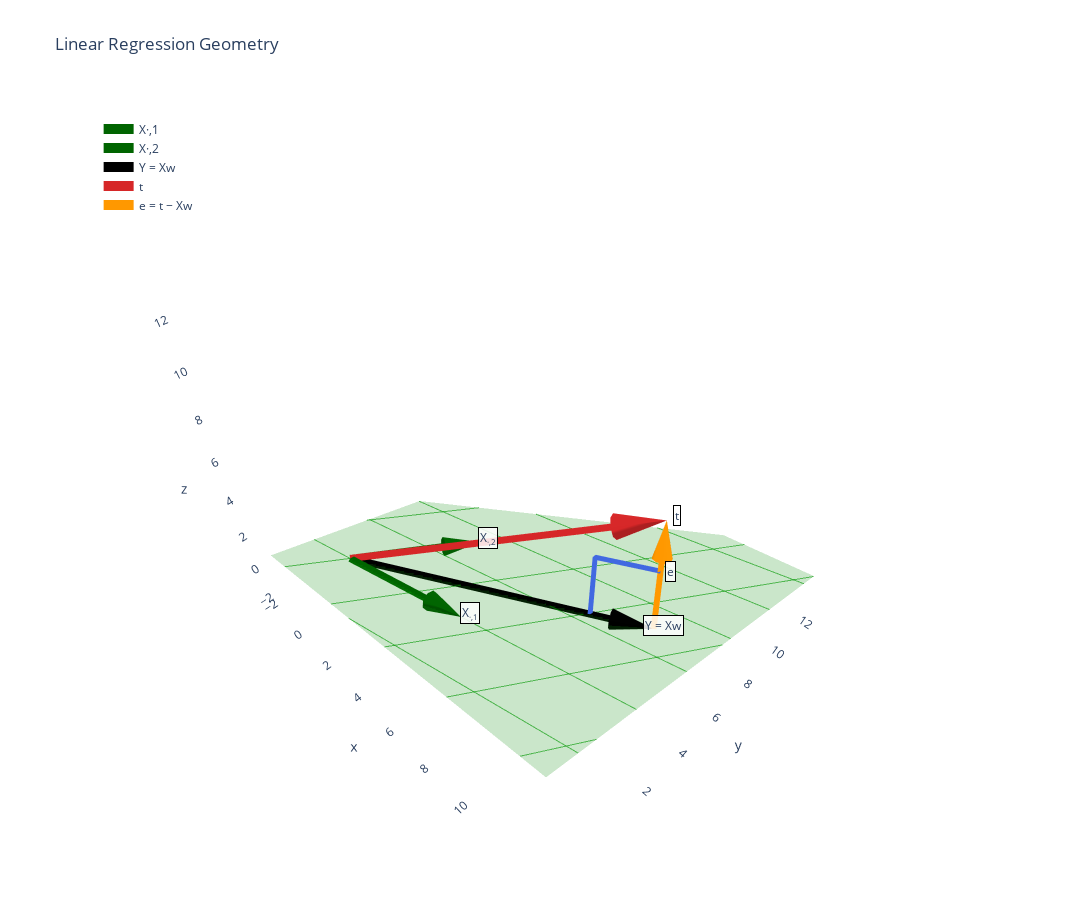

Notebook code for this chart:
### Markdown cell above
### 4. **Visualize Linear Regression Geometry**:

- In the next cell we will show:
    - **Residuals**: The difference between the predicted values and the actual target values.
    - **Span of Input Features ($\mathbb{X}$)**: The subspace formed by all linear combinations of the input feature vectors.

- **Linear Prediction**:
    The prediction $\mathbf{Y}(\mathbb{X}, \mathbf{w}) = \mathbb{X} \mathbf{w}$ is a **linear combination** of the columns of $\mathbb{X}$. This means that the predicted vector $\mathbf{Y}$ lies in the **span** of the input matrix $\mathbb{X}$, denoted as $\text{span}(\mathbb{X})$.

- **Interpretation**:
    - The predicted vector $\mathbf{Y}$ will always lie in $\text{span}(\mathbb{X})$, even if the ground-truth vector $\mathbf{t}$ does not.
    - The goal of linear regression is to find the vector $\mathbf{Y}$ in $\text{span}(\mathbb{X})$ that is **closest** to the ground-truth vector $\mathbf{t}$.

- **Minimizing Residuals**:
    - The **residual vector** $\mathbf{e} = \mathbf{t} - \mathbf{Y}$ represents the difference between the ground-truth vector $\mathbf{t}$ and the predicted vector $\mathbf{Y}$.
    - To minimize the distance between $\mathbf{Y}$ and $\mathbf{t}$, we minimize the length (or magnitude) of the residual vector $\mathbf{e}$.

- **Orthogonal Projection**:
    - The residual vector $\mathbf{e}$ is minimized when $\mathbf{Y}$ is the **orthogonal projection** of $\mathbf{t}$ onto $\text{span}(\mathbb{X})$.
    - This ensures that $\mathbf{e}$ is orthogonal to $\text{span}(\mathbb{X})$, satisfying the condition for the best fit in linear regression.

### Code cell
# =================== Tunables ===================
SCALE        = 2.0
LINE_W       = 14
HEAD_SIZE_T  = 1.9   
HEAD_SIZE_E  = 1.5   
COEFF_RANGE  = 3.0   
GRID_LINES   = 11
PAD_RATIO    = 0.20
BRACKET_FRAC = 0.22  
# =================================================

x1 = np.array([3.0, 0.4, 0.6]) * SCALE
x2 = np.array([1.2, 2.4, -0.5]) * SCALE

w1, w2 = 1.5, 0.9
residual_height = 2.2 * SCALE

O = np.zeros(3)
Y = w1*x1 + w2*x2

def unit(v):
    n = np.linalg.norm(v);  return v/n if n else v

def gram_schmidt(a, b):
    u1 = unit(a)
    b_perp = b - np.dot(b, u1)*u1
    u2 = unit(b_perp)
    return u1, u2

u_hat, v_hat = gram_schmidt(x1, x2)
n_hat = unit(np.cross(u_hat, v_hat))     

t = Y + residual_height*n_hat            

nu = nv = 45
U = np.linspace(-COEFF_RANGE, COEFF_RANGE, nu)
V = np.linspace(-COEFF_RANGE, COEFF_RANGE, nv)
UU, VV = np.meshgrid(U, V)
P = UU[...,None]*x1 + VV[...,None]*x2

plane = go.Surface(
    x=P[...,0], y=P[...,1], z=P[...,2],
    opacity=0.22, showscale=False, name="span(X)",
    surfacecolor=np.zeros_like(P[...,0]),
    colorscale=[[0,"green"],[1,"green"]],
    hoverinfo="skip"
)

grid = []
for s in np.linspace(-COEFF_RANGE, COEFF_RANGE, GRID_LINES):
    a, b = s*x1 + (-COEFF_RANGE)*x2, s*x1 + (COEFF_RANGE)*x2
    grid.append(go.Scatter3d(x=[a[0],b[0]], y=[a[1],b[1]], z=[a[2],b[2]],
                             mode="lines", line=dict(width=2, color="rgba(0,90,0,0.6)"),
                             showlegend=False, hoverinfo="skip"))
    a, b = (-COEFF_RANGE)*x1 + s*x2, (COEFF_RANGE)*x1 + s*x2
    grid.append(go.Scatter3d(x=[a[0],b[0]], y=[a[1],b[1]], z=[a[2],b[2]],
                             mode="lines", line=dict(width=2, color="rgba(0,90,0,0.6)"),
                             showlegend=False, hoverinfo="skip"))


line_traces, cone_traces = [], []

def arrow(start, end, name, color, width=LINE_W, head=1.6, back=None, dash=None, show_legend=True):
    vec = end - start
    L = np.linalg.norm(vec)
    if L == 0: return
    if back is None:
        back = max(0.9*head, 0.02*L)   
    tip_base = end - back*(vec/L)

    line_traces.append(go.Scatter3d(
        x=[start[0], tip_base[0]], y=[start[1], tip_base[1]], z=[start[2], tip_base[2]],
        mode="lines",
        line=dict(width=width, color=color, dash=dash) if dash else dict(width=width, color=color),
        name=name, showlegend=show_legend, hoverinfo="skip"
    ))
    cone_traces.append(go.Cone(
        x=[end[0]], y=[end[1]], z=[end[2]],
        u=[vec[0]], v=[vec[1]], w=[vec[2]],
        sizemode="absolute", sizeref=head, anchor="tip",
        showscale=False, colorscale=[[0, color],[1, color]],
        name=name, showlegend=False
    ))

# basis vectors
arrow(O, x1, "X·,1", "darkgreen")
arrow(O, x2, "X·,2", "darkgreen")

# Y (prediction)
arrow(O, Y, "Y = Xw", "black")

# t
arrow(O, t, "t", "#d62728", head=HEAD_SIZE_T)

# residual e 
arrow(Y, t, "e = t − Xw", "#ff9800", head=HEAD_SIZE_E, width=LINE_W-2)

# Blue right-angle
y_dir = unit(Y - O)          
e_dir = unit(t - Y)          

tick  = BRACKET_FRAC * min(np.linalg.norm(x1), np.linalg.norm(x2)) * SCALE  
h = tick                                                     

base   = Y - tick * y_dir                  
corner = base + h * e_dir                  
end_on_residual = Y + h * e_dir           

bracket = go.Scatter3d(
    x=[base[0], corner[0], end_on_residual[0]],
    y=[base[1], corner[1], end_on_residual[1]],
    z=[base[2], corner[2], end_on_residual[2]],
    mode="lines",
    line=dict(width=10, color="royalblue"),
    showlegend=False, hoverinfo="skip"
)

p1 = Y - tick * y_dir     
p2 = p1 + tick * e_dir     

pts = np.vstack([O, x1, x2, Y, t, p1, p2])
mins, maxs = pts.min(axis=0), pts.max(axis=0)
pad = PAD_RATIO * np.max(maxs - mins if np.any(maxs - mins) else np.array([1,1,1]))
xr, yr, zr = [mins[0]-pad, maxs[0]+pad], [mins[1]-pad, maxs[1]+pad], [mins[2]-pad, maxs[2]+pad]

# labels
def label(pt, text, d=0.12*SCALE):
    return dict(x=pt[0]+d, y=pt[1]+d, z=pt[2]+d, text=text,
                showarrow=False, bgcolor="rgba(255,255,255,0.85)", bordercolor="black")
ann = [label(x1,"X<sub>·,1</sub>"), label(x2,"X<sub>·,2</sub>"),
       label(Y,"Y = Xw"), label(t,"t"), label((Y+t)/2,"e")]

fig = go.Figure(data=[plane, *grid, bracket, *line_traces, *cone_traces])  # cones last

fig.update_layout(
    title="Linear Regression Geometry",
    width=1100, height=900,
    scene=dict(
        xaxis=dict(title="x", range=xr, zeroline=False, showbackground=False),
        yaxis=dict(title="y", range=xr, zeroline=False, showbackground=False),
        zaxis=dict(title="z", range=xr, zeroline=False, showbackground=False),
        annotations=ann,
        aspectmode="cube",
        camera=dict(eye=dict(x=1, y=-1, z=1.4))
    ),
    legend=dict(x=0.02, y=0.98, bgcolor="rgba(255,255,255,0.75)")
)

fig.show()
# fig.write_image("linreg-3d-geometry.png", scale = 4)
# fig.write_html("linreg-3d-geometry.html", include_plotlyjs='cdn')

### Figure 1 — Plotly figure (JSON) as saved in the notebook; plotly's stock layout.template omitted (floating-point values rounded to 4 significant figures; data arrays with more than 128 entries replaced by an {"elided": "..."} marker saying what was removed)
{"data": [{"colorscale": [[0, "green"], [1, "green"]], "hoverinfo": "skip", "name": "span(X)", "opacity": 0.22, "showscale": false, "surfacecolor": {"elided": "45x45 float values"}, "type": "surface", "x": {"elided": "45x45 float values"}, "y": {"elided": "45x45 float values"}, "z": {"elided": "45x45 float values"}}, {"hoverinfo": "skip", "line": {"color": "rgba(0,90,0,0.6)", "width": 2}, "mode": "lines", "showlegend": false, "type": "scatter3d", "x": [-25.2, -10.8], "y": [-16.8, 12.0], "z": [-0.6, -6.6]}, {"hoverinfo": "skip", "line": {"color": "rgba(0,90,0,0.6)", "width": 2}, "mode": "lines", "showlegend": false, "type": "scatter3d", "x": [-25.2, 10.8], "y": [-16.8, -12.0], "z": [-0.6, 6.6]}, {"hoverinfo": "skip", "line": {"color": "rgba(0,90,0,0.6)", "width": 2}, "mode": "lines", "showlegend": false, "type": "scatter3d", "x": [-21.6, -7.2], "y": [-16.32, 12.48], "z": [0.12, -5.88]}, {"hoverinfo": "skip", "line": {"color": "rgba(0,90,0,0.6)", "width": 2}, "mode": "lines", "showlegend": false, "type": "scatter3d", "x": [-23.76, 12.24], "y": [-13.92, -9.12], "z": [-1.2, 6]}, {"hoverinfo": "skip", "line": {"color": "rgba(0,90,0,0.6)", "width": 2}, "mode": "lines", "showlegend": false, "type": "scatter3d", "x": [-18, -3.6], "y": [-15.84, 12.96], "z": [0.84, -5.16]}, {"hoverinfo": "skip", "line": {"color": "rgba(0,90,0,0.6)", "width": 2}, "mode": "lines", "showlegend": false, "type": "scatter3d", "x": [-22.32, 13.68], "y": [-11.04, -6.24], "z": [-1.8, 5.4]}, {"hoverinfo": "skip", "line": {"color": "rgba(0,90,0,0.6)", "width": 2}, "mode": "lines", "showlegend": false, "type": "scatter3d", "x": [-14.4, -1.776e-15], "y": [-15.36, 13.44], "z": [1.56, -4.44]}, {"hoverinfo": "skip", "line": {"color": "rgba(0,90,0,0.6)", "width": 2}, "mode": "lines", "showlegend": false, "type": "scatter3d", "x": [-20.88, 15.12], "y": [-8.16, -3.36], "z": [-2.4, 4.8]}, {"hoverinfo": "skip", "line": {"color": "rgba(0,90,0,0.6)", "width": 2}, "mode": "lines", "showlegend": false, "type": "scatter3d", "x": [-10.8, 3.6], "y": [-14.88, 13.92], "z": [2.28, -3.72]}, {"hoverinfo": "skip", "line": {"color": "rgba(0,90,0,0.6)", "width": 2}, "mode": "lines", "showlegend": false, "type": "scatter3d", "x": [-19.44, 16.56], "y": [-5.28, -0.48], "z": [-3.0, 4.2]}, {"hoverinfo": "skip", "line": {"color": "rgba(0,90,0,0.6)", "width": 2}, "mode": "lines", "showlegend": false, "type": "scatter3d", "x": [-7.2, 7.2], "y": [-14.4, 14.4], "z": [3, -3]}, {"hoverinfo": "skip", "line": {"color": "rgba(0,90,0,0.6)", "width": 2}, "mode": "lines", "showlegend": false, "type": "scatter3d", "x": [-18, 18], "y": [-2.4, 2.4], "z": [-3.6, 3.6]}, {"hoverinfo": "skip", "line": {"color": "rgba(0,90,0,0.6)", "width": 2}, "mode": "lines", "showlegend": false, "type": "scatter3d", "x": [-3.6, 10.8], "y": [-13.92, 14.88], "z": [3.72, -2.28]}, {"hoverinfo": "skip", "line": {"color": "rgba(0,90,0,0.6)", "width": 2}, "mode": "lines", "showlegend": false, "type": "scatter3d", "x": [-16.56, 19.44], "y": [0.48, 5.28], "z": [-4.2, 3]}, {"hoverinfo": "skip", "line": {"color": "rgba(0,90,0,0.6)", "width": 2}, "mode": "lines", "showlegend": false, "type": "scatter3d", "x": [1.776e-15, 14.4], "y": [-13.44, 15.36], "z": [4.44, -1.56]}, {"hoverinfo": "skip", "line": {"color": "rgba(0,90,0,0.6)", "width": 2}, "mode": "lines", "showlegend": false, "type": "scatter3d", "x": [-15.12, 20.88], "y": [3.36, 8.16], "z": [-4.8, 2.4]}, {"hoverinfo": "skip", "line": {"color": "rgba(0,90,0,0.6)", "width": 2}, "mode": "lines", "showlegend": false, "type": "scatter3d", "x": [3.6, 18], "y": [-12.96, 15.84], "z": [5.16, -0.84]}, {"hoverinfo": "skip", "line": {"color": "rgba(0,90,0,0.6)", "width": 2}, "mode": "lines", "showlegend": false, "type": "scatter3d", "x": [-13.68, 22.32], "y": [6.24, 11.04], "z": [-5.4, 1.8]}, {"hoverinfo": "skip", "line": {"color": "rgba(0,90,0,0.6)", "width": 2}, "mode": "lines", "showlegend": false, "type": "scatter3d", "x": [7.2, 21.6], "y": [-12.48, 16.32], "z": [5.88, -0.12]}, {"hoverinfo": "skip", "line": {"color": "rgba(0,90,0,0.6)", "width": 2}, "mode": "lines", "showlegend": false, "type": "scatter3d", "x": [-12.24, 23.76], "y": [9.12, 13.92], "z": [-6.0, 1.2]}, {"hoverinfo": "skip", "line": {"color": "rgba(0,90,0,0.6)", "width": 2}, "mode": "lines", "showlegend": false, "type": "scatter3d", "x": [10.8, 25.2], "y": [-12.0, 16.8], "z": [6.6, 0.6]}, {"hoverinfo": "skip", "line": {"color": "rgba(0,90,0,0.6)", "width": 2}, "mode": "lines", "showlegend": false, "type": "scatter3d", "x": [-10.8, 25.2], "y": [12.0, 16.8], "z": [-6.6, 0.6]}, {"hoverinfo": "skip", "line": {"color": "royalblue", "width": 10}, "mode": "lines", "showlegend": false, "type": "scatter3d", "x": [9.013, 8.47, 10.62], "y": [4.458, 5.192, 6.254], "z": [0.7268, 2.949, 3.122]}, {"hoverinfo": "skip", "line": {"color": "darkgreen", "width": 14}, "mode": "lines", "name": "X·,1", "showlegend": true, "type": "scatter3d", "x": [0, 4.6], "y": [0, 0.6133], "z": [0, 0.92]}, {"hoverinfo": "skip", "line": {"color": "darkgreen", "width": 14}, "mode": "lines", "name": "X·,2", "showlegend": true, "type": "scatter3d", "x": [0, 1.767], "y": [0, 3.534], "z": [0, -0.7362]}, {"hoverinfo": "skip", "line": {"color": "black", "width": 14}, "mode": "lines", "name": "Y = Xw", "showlegend": true, "type": "scatter3d", "x": [0, 9.873], "y": [0, 4.883], "z": [0, 0.7962]}, {"hoverinfo": "skip", "line": {"color": "#d62728", "width": 14}, "mode": "lines", "name": "t", "showlegend": true, "type": "scatter3d", "x": [0, 8.853], "y": [0, 5.978], "z": [0, 4.328]}, {"hoverinfo": "skip", "line": {"color": "#ff9800", "width": 12}, "mode": "lines", "name": "e = t − Xw", "showlegend": true, "type": "scatter3d", "x": [11.16, 10.47], "y": [5.52, 6.452], "z": [0.9, 3.721]}, {"anchor": "tip", "colorscale": [[0, "darkgreen"], [1, "darkgreen"]], "name": "X·,1", "showlegend": false, "showscale": false, "sizemode": "absolute", "sizeref": 1.6, "type": "cone", "u": [6], "v": [0.8], "w": [1.2], "x": [6], "y": [0.8], "z": [1.2]}, {"anchor": "tip", "colorscale": [[0, "darkgreen"], [1, "darkgreen"]], "name": "X·,2", "showlegend": false, "showscale": false, "sizemode": "absolute", "sizeref": 1.6, "type": "cone", "u": [2.4], "v": [4.8], "w": [-1], "x": [2.4], "y": [4.8], "z": [-1]}, {"anchor": "tip", "colorscale": [[0, "black"], [1, "black"]], "name": "Y = Xw", "showlegend": false, "showscale": false, "sizemode": "absolute", "sizeref": 1.6, "type": "cone", "u": [11.16], "v": [5.52], "w": [0.9], "x": [11.16], "y": [5.52], "z": [0.9]}, {"anchor": "tip", "colorscale": [[0, "#d62728"], [1, "#d62728"]], "name": "t", "showlegend": false, "showscale": false, "sizemode": "absolute", "sizeref": 1.9, "type": "cone", "u": [10.17], "v": [6.865], "w": [4.97], "x": [10.17], "y": [6.865], "z": [4.97]}, {"anchor": "tip", "colorscale": [[0, "#ff9800"], [1, "#ff9800"]], "name": "e = t − Xw", "showlegend": false, "showscale": false, "sizemode": "absolute", "sizeref": 1.5, "type": "cone", "u": [-0.9933], "v": [1.345], "w": [4.07], "x": [10.17], "y": [6.865], "z": [4.97]}], "layout": {"height": 900, "legend": {"bgcolor": "rgba(255,255,255,0.75)", "x": 0.02, "y": 0.98}, "scene": {"annotations": [{"bgcolor": "rgba(255,255,255,0.85)", "bordercolor": "black", "showarrow": false, "text": "X<sub>·,1</sub>", "x": 6.24, "y": 1.04, "z": 1.44}, {"bgcolor": "rgba(255,255,255,0.85)", "bordercolor": "black", "showarrow": false, "text": "X<sub>·,2</sub>", "x": 2.64, "y": 5.04, "z": -0.76}, {"bgcolor": "rgba(255,255,255,0.85)", "bordercolor": "black", "showarrow": false, "text": "Y = Xw", "x": 11.4, "y": 5.76, "z": 1.14}, {"bgcolor": "rgba(255,255,255,0.85)", "bordercolor": "black", "showarrow": false, "text": "t", "x": 10.41, "y": 7.105, "z": 5.21}, {"bgcolor": "rgba(255,255,255,0.85)", "bordercolor": "black", "showarrow": false, "text": "e", "x": 10.9, "y": 6.432, "z": 3.175}], "aspectmode": "cube", "camera": {"eye": {"x": 1, "y": -1, "z": 1.4}}, "xaxis": {"range": [-2.232, 13.39], "showbackground": false, "title": {"text": "x"}, "zeroline": false}, "yaxis": {"range": [-2.232, 13.39], "showbackground": false, "title": {"text": "y"}, "zeroline": false}, "zaxis": {"range": [-2.232, 13.39], "showbackground": false, "title": {"text": "z"}, "zeroline": false}}, "title": {"text": "Linear Regression Geometry"}, "width": 1100}}
